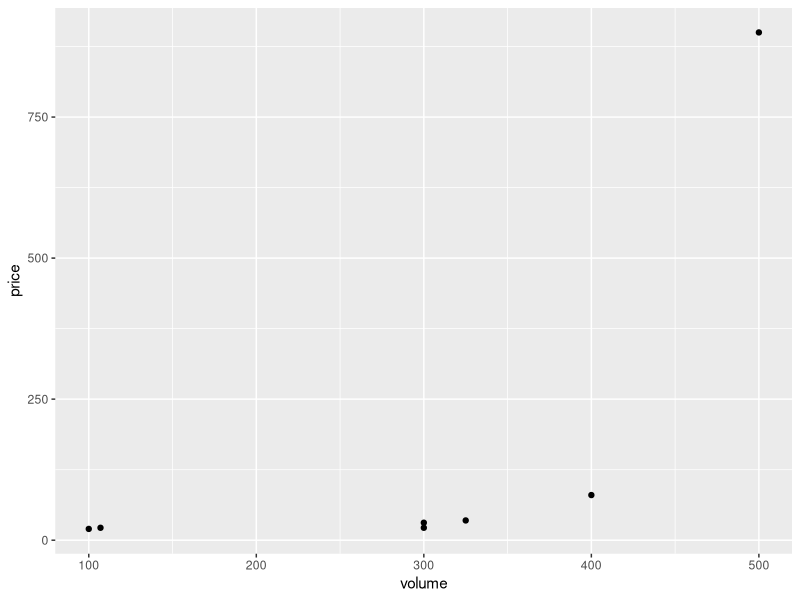
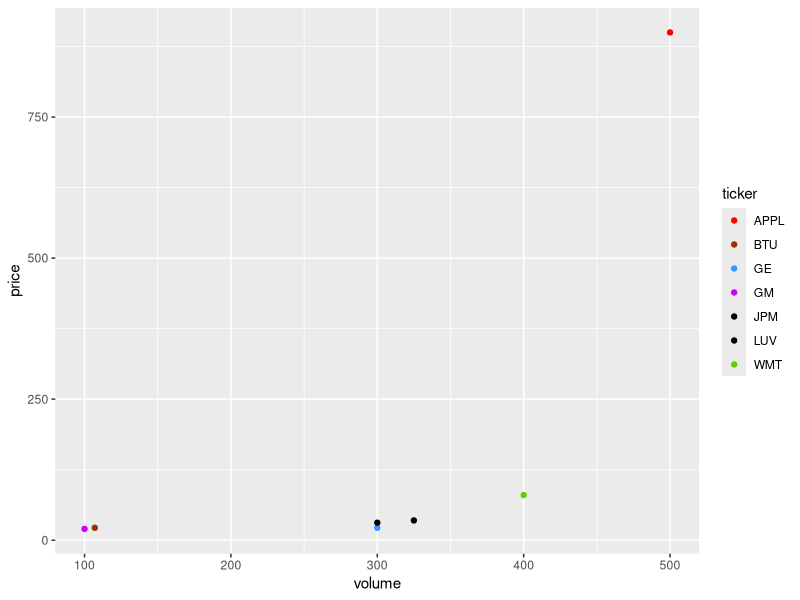

Source code (R) for these figures, in order: (Note: this script raises an error after producing the figures.)
#!/usr/bin/R
library(ggplot2)

tick  <- c("GE","APPL","GM","BTU","WMT","JPM","LUV")
price <- c(22,900,20,22,80,31,35)
volume<- c(300,500,100,107,400,300,325)
df1 <- data.frame(ticker=tick, price=price, volume=volume)

# Here is an example with default colors
p <- ggplot(df1, aes(volume, price))+ 
  geom_point();
p


# Here is an example with colors specified by user
tick<-c("GE","APPL","GM","BTU","WMT")
ccodes<-c("#3399FF", "#FF0000", "#CC00FF", "#993300", "#66CC00")
cnames<-c("blue", "red", "purple", "brown", "green")
df2=data.frame(ticker=tick, color.codes=ccodes, color.names=cnames)

df3 <-merge(df1,df2, by=("ticker"), all.x=TRUE, all.y=TRUE)
df3$color.code.new <- ifelse(is.na(df3$color.codes), "#000000", as.character(df3$color.codes)) 

p <- ggplot(df3, aes(volume, price,colour = ticker))+ 
  geom_point() 
p + scale_colour_manual(breaks = df3$ticker,values = df3$color.code.new)


## another example
pdf("PCA_rld_rgb.pdf",height=8,width=10)
data <- plotPCA(rld, intgroup=c("condition"), returnData=TRUE)

group_codes = c("KLF4_E14", "input_E14", "KLF4_3F", "FLAG_3F", "input_3F")
color_codes = c(rgb(255,0,0,max=255), rgb(153,153,153,max=255), rgb(0,255,0,max=255), rgb(0,0,255,max=255), rgb(102,102,102,max=255))

percentVar <- round(100 * attr(data, "percentVar"))
data$condition = factor(data$condition, levels = c("KLF4_E14","KLF4_3F","FLAG_3F","input_E14","input_3F"))
#data$factor <- factor(data$factor, levels=c("KLF4", "FLAG", "input"), labels=c("KLF4", "FLAG", "INPUT"))
#data$cell <- factor(data$cell, levels=c("E14", "3F"), labels=c("E14", "3F"))
ggplot(data, aes(PC1, PC2, color=condition)) + geom_point(size=13) + 
xlab(paste0("PC1: ",percentVar[1],"% variance")) + ylab(paste0("PC2: ",percentVar[2],"% variance")) + 
theme_bw() + theme(panel.grid.major = element_blank(), panel.grid.minor = element_blank(), axis.title=element_text(size=40), axis.text=element_text(size=20), legend.title=element_text(size=40), legend.text=element_text(size=30)) + 
scale_colour_manual(values = setNames(color_codes, group_codes))
dev.off()

# reference
# http://stackoverflow.com/questions/21536835/ggplot-colour-points-by-groups-based-on-user-defined-colours
# http://stackoverflow.com/questions/9827193/color-ggplot-points-based-on-defined-color-codes
